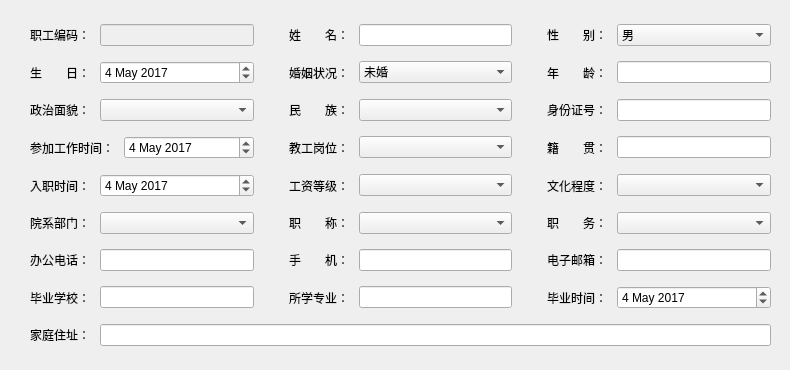
   <widget class="QWidget" name="tab">
    <attribute name="title">
     <string>教工档案</string>
    </attribute>
    <widget class="QWidget" name="verticalLayoutWidget">
     <property name="geometry">
      <rect>
       <x>20</x>
       <y>10</y>
       <width>761</width>
       <height>351</height>
      </rect>
     </property>
     <layout class="QVBoxLayout" name="verticalLayout">
      <property name="spacing">
       <number>6</number>
      </property>
      <property name="leftMargin">
       <number>10</number>
      </property>
      <property name="topMargin">
       <number>5</number>
      </property>
      <property name="rightMargin">
       <number>10</number>
      </property>
      <property name="bottomMargin">
       <number>5</number>
      </property>
      <item>
       <layout class="QHBoxLayout" name="horizontalLayout_26">
        <property name="spacing">
         <number>35</number>
        </property>
        <item>
         <layout class="QHBoxLayout" name="horizontalLayout" stretch="1,3">
          <property name="spacing">
           <number>10</number>
          </property>
          <item>
           <widget class="QLabel" name="base_label_code">
            <property name="text">
             <string>职工编码：</string>
            </property>
            <property name="alignment">
             <set>Qt::AlignRight|Qt::AlignTrailing|Qt::AlignVCenter</set>
            </property>
           </widget>
          </item>
          <item>
           <widget class="QLineEdit" name="base_edit_code">
            <property name="enabled">
             <bool>false</bool>
            </property>
            <property name="maxLength">
             <number>20</number>
            </property>
           </widget>
          </item>
         </layout>
        </item>
        <item>
         <layout class="QHBoxLayout" name="horizontalLayout_2" stretch="1,3">
          <property name="spacing">
           <number>10</number>
          </property>
          <item>
           <widget class="QLabel" name="base_label_name">
            <property name="text">
             <string>姓　　名：</string>
            </property>
            <property name="alignment">
             <set>Qt::AlignRight|Qt::AlignTrailing|Qt::AlignVCenter</set>
            </property>
           </widget>
          </item>
          <item>
           <widget class="QLineEdit" name="base_edit_name">
            <property name="maxLength">
             <number>50</number>
            </property>
           </widget>
          </item>
         </layout>
        </item>
        <item>
         <layout class="QHBoxLayout" name="horizontalLayout_3" stretch="1,3">
          <property name="spacing">
           <number>10</number>
          </property>
          <item>
           <widget class="QLabel" name="base_label_sex">
            <property name="text">
             <string>性　　别：</string>
            </property>
            <property name="alignment">
             <set>Qt::AlignRight|Qt::AlignTrailing|Qt::AlignVCenter</set>
            </property>
           </widget>
          </item>
          <item>
           <widget class="QComboBox" name="base_combo_sex">
            <property name="editable">
             <bool>false</bool>
            </property>
            <item>
             <property name="text">
              <string>男</string>
             </property>
            </item>
            <item>
             <property name="text">
              <string>女</string>
             </property>
            </item>
           </widget>
          </item>
         </layout>
        </item>
       </layout>
      </item>
      <item>
       <layout class="QHBoxLayout" name="horizontalLayout_27">
        <property name="spacing">
         <number>35</number>
        </property>
        <item>
         <layout class="QHBoxLayout" name="horizontalLayout_22" stretch="1,3">
          <property name="spacing">
           <number>10</number>
          </property>
          <item>
           <widget class="QLabel" name="base_label_birth">
            <property name="text">
             <string>生　　日：</string>
            </property>
            <property name="alignment">
             <set>Qt::AlignRight|Qt::AlignTrailing|Qt::AlignVCenter</set>
            </property>
           </widget>
          </item>
          <item>
           <widget class="QDateEdit" name="base_date_birth">
            <property name="date">
             <date>
              <year>2017</year>
              <month>5</month>
              <day>4</day>
             </date>
            </property>
           </widget>
          </item>
         </layout>
        </item>
        <item>
         <layout class="QHBoxLayout" name="horizontalLayout_4" stretch="1,3">
          <property name="spacing">
           <number>10</number>
          </property>
          <item>
           <widget class="QLabel" name="base_label_marriage">
            <property name="text">
             <string>婚姻状况：</string>
            </property>
            <property name="alignment">
             <set>Qt::AlignRight|Qt::AlignTrailing|Qt::AlignVCenter</set>
            </property>
           </widget>
          </item>
          <item>
           <widget class="QComboBox" name="base_combo_marriage">
            <property name="editable">
             <bool>false</bool>
            </property>
            <item>
             <property name="text">
              <string>未婚</string>
             </property>
            </item>
            <item>
             <property name="text">
              <string>已婚</string>
             </property>
            </item>
           </widget>
          </item>
         </layout>
        </item>
        <item>
         <layout class="QHBoxLayout" name="horizontalLayout_5" stretch="1,3">
          <property name="spacing">
           <number>10</number>
          </property>
          <item>
           <widget class="QLabel" name="base_label_age">
            <property name="text">
             <string>年　　龄：</string>
            </property>
            <property name="alignment">
             <set>Qt::AlignRight|Qt::AlignTrailing|Qt::AlignVCenter</set>
            </property>
           </widget>
          </item>
          <item>
           <widget class="QLineEdit" name="base_edit_age">
            <property name="maxLength">
             <number>4</number>
            </property>
           </widget>
          </item>
         </layout>
        </item>
       </layout>
      </item>
      <item>
       <layout class="QHBoxLayout" name="horizontalLayout_28">
        <property name="spacing">
         <number>35</number>
        </property>
        <item>
         <layout class="QHBoxLayout" name="horizontalLayout_7" stretch="1,3">
          <property name="spacing">
           <number>10</number>
          </property>
          <item>
           <widget class="QLabel" name="base_label_party">
            <property name="text">
             <string>政治面貌：</string>
            </property>
            <property name="alignment">
             <set>Qt::AlignRight|Qt::AlignTrailing|Qt::AlignVCenter</set>
            </property>
           </widget>
          </item>
          <item>
           <widget class="QComboBox" name="base_combo_party">
            <property name="editable">
             <bool>false</bool>
            </property>
           </widget>
          </item>
         </layout>
        </item>
        <item>
         <layout class="QHBoxLayout" name="horizontalLayout_6" stretch="1,3">
          <property name="spacing">
           <number>10</number>
          </property>
          <item>
           <widget class="QLabel" name="base_label_race">
            <property name="text">
             <string>民　　族：</string>
            </property>
            <property name="alignment">
             <set>Qt::AlignRight|Qt::AlignTrailing|Qt::AlignVCenter</set>
            </property>
           </widget>
          </item>
          <item>
           <widget class="QComboBox" name="base_combo_race">
            <property name="editable">
             <bool>false</bool>
            </property>
           </widget>
          </item>
         </layout>
        </item>
        <item>
         <layout class="QHBoxLayout" name="horizontalLayout_14" stretch="1,3">
          <property name="spacing">
           <number>10</number>
          </property>
          <item>
           <widget class="QLabel" name="base_label_idcard">
            <property name="text">
             <string>身份证号：</string>
            </property>
            <property name="alignment">
             <set>Qt::AlignRight|Qt::AlignTrailing|Qt::AlignVCenter</set>
            </property>
           </widget>
          </item>
          <item>
           <widget class="QLineEdit" name="base_edit_idcard">
            <property name="maxLength">
             <number>20</number>
            </property>
           </widget>
          </item>
         </layout>
        </item>
       </layout>
      </item>
      <item>
       <layout class="QHBoxLayout" name="horizontalLayout_29">
        <property name="spacing">
         <number>35</number>
        </property>
        <item>
         <layout class="QHBoxLayout" name="horizontalLayout_23" stretch="1,3">
          <property name="spacing">
           <number>10</number>
          </property>
          <item>
           <widget class="QLabel" name="base_label_workdate">
            <property name="text">
             <string>参加工作时间：</string>
            </property>
            <property name="alignment">
             <set>Qt::AlignRight|Qt::AlignTrailing|Qt::AlignVCenter</set>
            </property>
           </widget>
          </item>
          <item>
           <widget class="QDateEdit" name="base_date_workdate">
            <property name="date">
             <date>
              <year>2017</year>
              <month>5</month>
              <day>4</day>
             </date>
            </property>
           </widget>
          </item>
         </layout>
        </item>
        <item>
         <layout class="QHBoxLayout" name="horizontalLayout_8" stretch="1,3">
          <property name="spacing">
           <number>10</number>
          </property>
          <item>
           <widget class="QLabel" name="base_label_post">
            <property name="text">
             <string>教工岗位：</string>
            </property>
            <property name="alignment">
             <set>Qt::AlignRight|Qt::AlignTrailing|Qt::AlignVCenter</set>
            </property>
           </widget>
          </item>
          <item>
           <widget class="QComboBox" name="base_combo_post">
            <property name="editable">
             <bool>false</bool>
            </property>
           </widget>
          </item>
         </layout>
        </item>
        <item>
         <layout class="QHBoxLayout" name="horizontalLayout_15" stretch="1,3">
          <property name="spacing">
           <number>10</number>
          </property>
          <item>
           <widget class="QLabel" name="base_label_native">
            <property name="text">
             <string>籍　　贯：</string>
            </property>
            <property name="alignment">
             <set>Qt::AlignRight|Qt::AlignTrailing|Qt::AlignVCenter</set>
            </property>
           </widget>
          </item>
          <item>
           <widget class="QLineEdit" name="base_edit_native">
            <property name="maxLength">
             <number>20</number>
            </property>
           </widget>
          </item>
         </layout>
        </item>
       </layout>
      </item>
      <item>
       <layout class="QHBoxLayout" name="horizontalLayout_30">
        <property name="spacing">
         <number>35</number>
        </property>
        <item>
         <layout class="QHBoxLayout" name="horizontalLayout_24" stretch="1,3">
          <property name="spacing">
           <number>10</number>
          </property>
          <item>
           <widget class="QLabel" name="base_label_entrydate">
            <property name="text">
             <string>入职时间：</string>
            </property>
            <property name="alignment">
             <set>Qt::AlignRight|Qt::AlignTrailing|Qt::AlignVCenter</set>
            </property>
           </widget>
          </item>
          <item>
           <widget class="QDateEdit" name="base_date_entrydate">
            <property name="date">
             <date>
              <year>2017</year>
              <month>5</month>
              <day>4</day>
             </date>
            </property>
           </widget>
          </item>
         </layout>
        </item>
        <item>
         <layout class="QHBoxLayout" name="horizontalLayout_9" stretch="1,3">
          <property name="spacing">
           <number>10</number>
          </property>
          <item>
           <widget class="QLabel" name="base_label_salary">
            <property name="text">
             <string>工资等级：</string>
            </property>
            <property name="alignment">
             <set>Qt::AlignRight|Qt::AlignTrailing|Qt::AlignVCenter</set>
            </property>
           </widget>
          </item>
          <item>
           <widget class="QComboBox" name="base_combo_salary">
            <property name="editable">
             <bool>false</bool>
            </property>
           </widget>
          </item>
         </layout>
        </item>
        <item>
         <layout class="QHBoxLayout" name="horizontalLayout_11" stretch="1,3">
          <property name="spacing">
           <number>10</number>
          </property>
          <item>
           <widget class="QLabel" name="base_label_degree">
            <property name="text">
             <string>文化程度：</string>
            </property>
            <property name="alignment">
             <set>Qt::AlignRight|Qt::AlignTrailing|Qt::AlignVCenter</set>
            </property>
           </widget>
          </item>
          <item>
           <widget class="QComboBox" name="base_combo_degree">
            <property name="editable">
             <bool>false</bool>
            </property>
           </widget>
          </item>
         </layout>
        </item>
       </layout>
      </item>
      <item>
       <layout class="QHBoxLayout" name="horizontalLayout_31">
        <property name="spacing">
         <number>35</number>
        </property>
        <item>
         <layout class="QHBoxLayout" name="horizontalLayout_13" stretch="1,3">
          <property name="spacing">
           <number>10</number>
          </property>
          <item>
           <widget class="QLabel" name="base_label_department">
            <property name="text">
             <string>院系部门：</string>
            </property>
            <property name="alignment">
             <set>Qt::AlignRight|Qt::AlignTrailing|Qt::AlignVCenter</set>
            </property>
           </widget>
          </item>
          <item>
           <widget class="QComboBox" name="base_combo_department">
            <property name="editable">
             <bool>false</bool>
            </property>
           </widget>
          </item>
         </layout>
        </item>
        <item>
         <layout class="QHBoxLayout" name="horizontalLayout_10" stretch="1,3">
          <property name="spacing">
           <number>10</number>
          </property>
          <item>
           <widget class="QLabel" name="base_label_technical">
            <property name="text">
             <string>职　　称：</string>
            </property>
            <property name="alignment">
             <set>Qt::AlignRight|Qt::AlignTrailing|Qt::AlignVCenter</set>
            </property>
           </widget>
          </item>
          <item>
           <widget class="QComboBox" name="base_combo_technical">
            <property name="editable">
             <bool>false</bool>
            </property>
           </widget>
          </item>
         </layout>
        </item>
        <item>
         <layout class="QHBoxLayout" name="horizontalLayout_12" stretch="1,3">
          <property name="spacing">
           <number>10</number>
          </property>
          <item>
           <widget class="QLabel" name="base_label_job">
            <property name="text">
             <string>职　　务：</string>
            </property>
            <property name="alignment">
             <set>Qt::AlignRight|Qt::AlignTrailing|Qt::AlignVCenter</set>
            </property>
           </widget>
          </item>
          <item>
           <widget class="QComboBox" name="base_combo_job">
            <property name="editable">
             <bool>false</bool>
            </property>
           </widget>
          </item>
         </layout>
        </item>
       </layout>
      </item>
      <item>
       <layout class="QHBoxLayout" name="horizontalLayout_32">
        <property name="spacing">
         <number>35</number>
        </property>
        <item>
         <layout class="QHBoxLayout" name="horizontalLayout_19" stretch="1,3">
          <property name="spacing">
           <number>10</number>
          </property>
          <item>
           <widget class="QLabel" name="base_label_officephone">
            <property name="text">
             <string>办公电话：</string>
            </property>
            <property name="alignment">
             <set>Qt::AlignRight|Qt::AlignTrailing|Qt::AlignVCenter</set>
            </property>
           </widget>
          </item>
          <item>
           <widget class="QLineEdit" name="base_edit_officephone">
            <property name="maxLength">
             <number>20</number>
            </property>
           </widget>
          </item>
         </layout>
        </item>
        <item>
         <layout class="QHBoxLayout" name="horizontalLayout_17" stretch="1,3">
          <property name="spacing">
           <number>10</number>
          </property>
          <item>
           <widget class="QLabel" name="base_label_mobilephone">
            <property name="text">
             <string>手　　机：</string>
            </property>
            <property name="alignment">
             <set>Qt::AlignRight|Qt::AlignTrailing|Qt::AlignVCenter</set>
            </property>
           </widget>
          </item>
          <item>
           <widget class="QLineEdit" name="base_edit_mobilephone">
            <property name="maxLength">
             <number>20</number>
            </property>
           </widget>
          </item>
         </layout>
        </item>
        <item>
         <layout class="QHBoxLayout" name="horizontalLayout_16" stretch="1,3">
          <property name="spacing">
           <number>10</number>
          </property>
          <item>
           <widget class="QLabel" name="base_label_email">
            <property name="text">
             <string>电子邮箱：</string>
            </property>
            <property name="alignment">
             <set>Qt::AlignRight|Qt::AlignTrailing|Qt::AlignVCenter</set>
            </property>
           </widget>
          </item>
          <item>
           <widget class="QLineEdit" name="base_edit_email">
            <property name="maxLength">
             <number>50</number>
            </property>
           </widget>
          </item>
         </layout>
        </item>
       </layout>
      </item>
      <item>
       <layout class="QHBoxLayout" name="horizontalLayout_33">
        <property name="spacing">
         <number>35</number>
        </property>
        <item>
         <layout class="QHBoxLayout" name="horizontalLayout_20" stretch="1,3">
          <property name="spacing">
           <number>10</number>
          </property>
          <item>
           <widget class="QLabel" name="base_label_university">
            <property name="text">
             <string>毕业学校：</string>
            </property>
            <property name="alignment">
             <set>Qt::AlignRight|Qt::AlignTrailing|Qt::AlignVCenter</set>
            </property>
           </widget>
          </item>
          <item>
           <widget class="QLineEdit" name="base_edit_university">
            <property name="maxLength">
             <number>50</number>
            </property>
           </widget>
          </item>
         </layout>
        </item>
        <item>
         <layout class="QHBoxLayout" name="horizontalLayout_18" stretch="1,3">
          <property name="spacing">
           <number>10</number>
          </property>
          <item>
           <widget class="QLabel" name="base_label_subject">
            <property name="text">
             <string>所学专业：</string>
            </property>
            <property name="alignment">
             <set>Qt::AlignRight|Qt::AlignTrailing|Qt::AlignVCenter</set>
            </property>
           </widget>
          </item>
          <item>
           <widget class="QLineEdit" name="base_edit_subject">
            <property name="maxLength">
             <number>50</number>
            </property>
           </widget>
          </item>
         </layout>
        </item>
        <item>
         <layout class="QHBoxLayout" name="horizontalLayout_25" stretch="1,3">
          <property name="spacing">
           <number>10</number>
          </property>
          <item>
           <widget class="QLabel" name="base_label_graduatedate">
            <property name="text">
             <string>毕业时间：</string>
            </property>
            <property name="alignment">
             <set>Qt::AlignRight|Qt::AlignTrailing|Qt::AlignVCenter</set>
            </property>
           </widget>
          </item>
          <item>
           <widget class="QDateEdit" name="base_date_graduatedate">
            <property name="date">
             <date>
              <year>2017</year>
              <month>5</month>
              <day>4</day>
             </date>
            </property>
           </widget>
          </item>
         </layout>
        </item>
       </layout>
      </item>
      <item>
       <layout class="QHBoxLayout" name="horizontalLayout_21" stretch="1,12">
        <property name="spacing">
         <number>10</number>
        </property>
        <item>
         <widget class="QLabel" name="base_label_address">
          <property name="text">
           <string>家庭住址：</string>
          </property>
          <property name="alignment">
           <set>Qt::AlignRight|Qt::AlignTrailing|Qt::AlignVCenter</set>
          </property>
         </widget>
        </item>
        <item>
         <widget class="QLineEdit" name="base_edit_address">
          <property name="maxLength">
           <number>100</number>
          </property>
         </widget>
        </item>
       </layout>
      </item>
     </layout>
    </widget>
   </widget>
